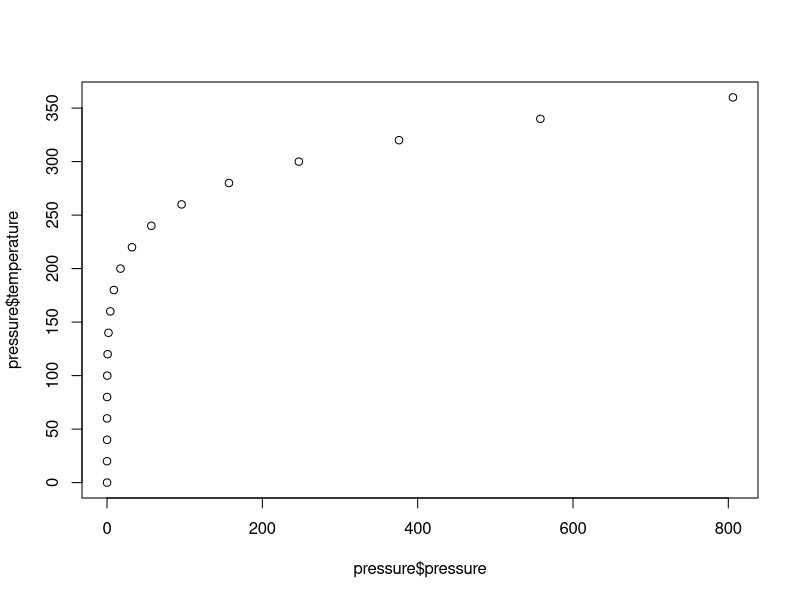
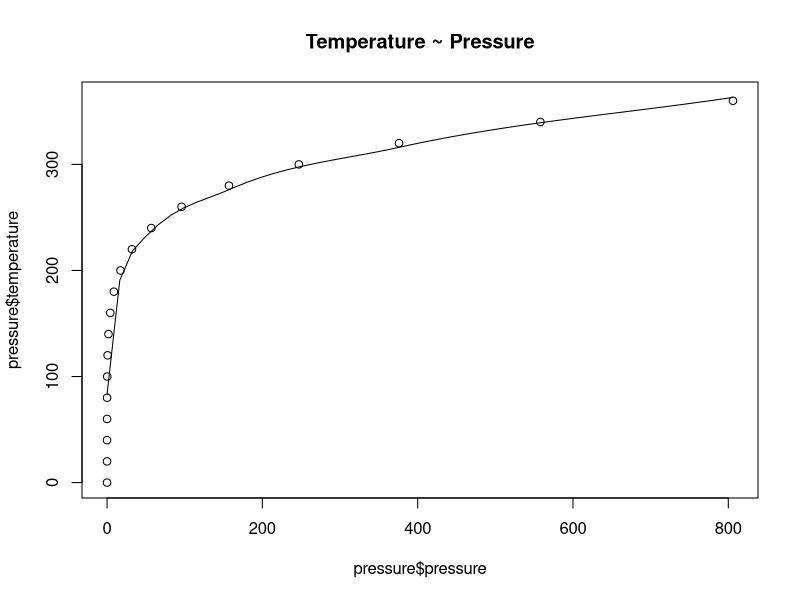
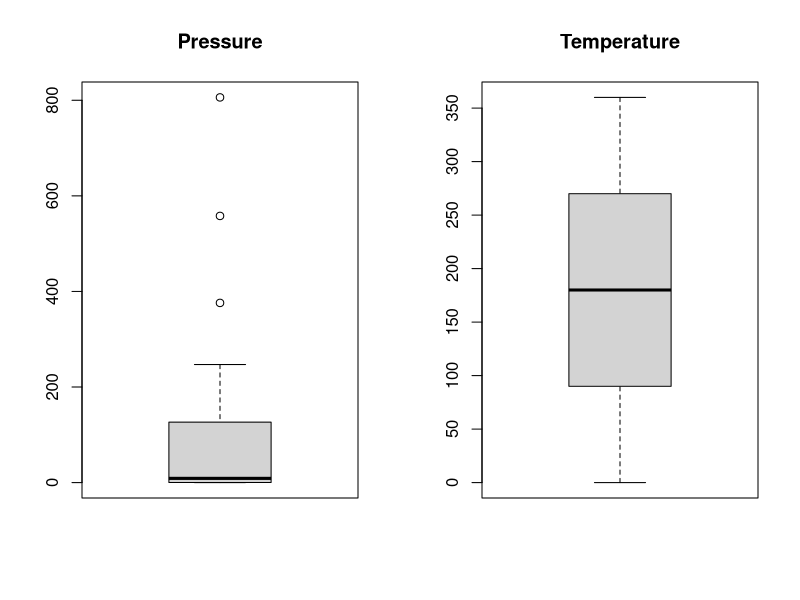
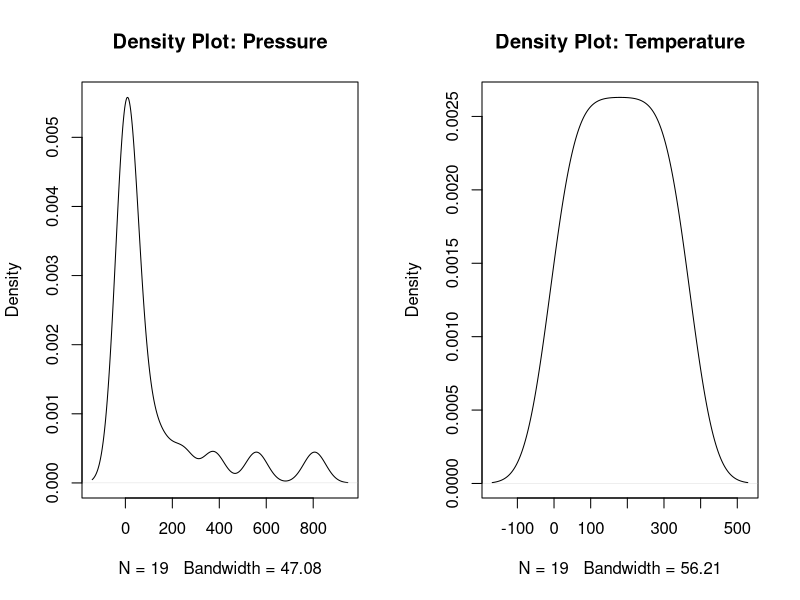
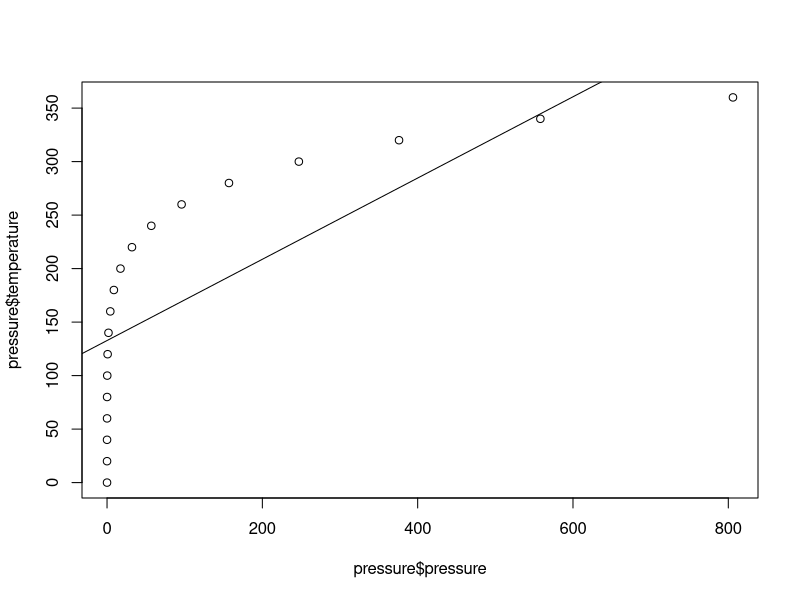
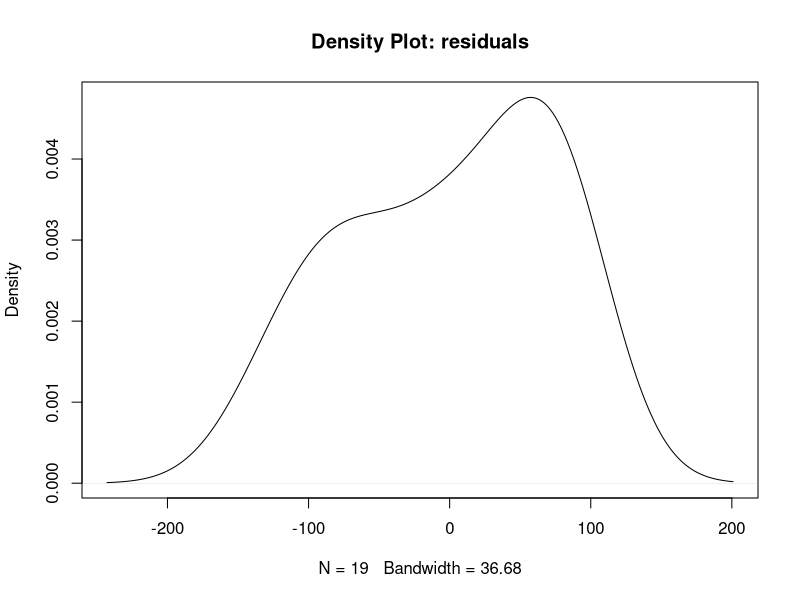
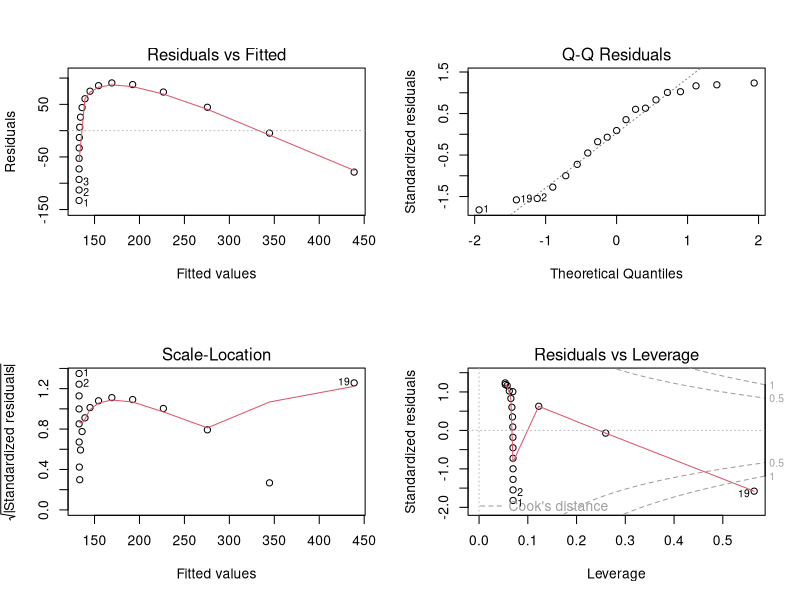

Reproduce these figures in R, in order.
#Question 1
cor(pressure$pressure, pressure$temperature) # check the correlation between pressure and temperature

plot(pressure$pressure, pressure$temperature) # create a scatter plot of the data which shows the points
scatter.smooth(x = pressure$pressure, y = pressure$temperature, main = "Temperature ~ Pressure") # draw a smoothed line of the points

par(mfrow = c(1,2)) # split the graphing area into two parts
boxplot(pressure$pressure, main = "Pressure") # draw boxplot of the variable pressure with the title "Pressure"
boxplot(pressure$temperature, main = "Temperature") # draw boxplot of the variable temperature with the title "Temperature"
boxplot.stats(pressure$pressure)$out # print the outlier of the variable pressure
boxplot.stats(pressure$temperature)$out # print the outlier of the variable temperature

plot(density(pressure$pressure), main = "Density Plot: Pressure") # plot the density function of the variable pressure
plot(density(pressure$temperature), main = "Density Plot: Temperature") # plot the density function of the variable temperature
par(mfrow = c(1,1)) # merge the graphing area back to one part
#Question 2
pressure.lm <- lm(temperature ~ pressure, data = pressure) # assign pressure.lm to be the linear model of pressure and temperature variables
print(pressure.lm) # print out pressure.lm

plot(pressure$pressure, pressure$temperature) # draw a scatter plot of the data (pressure ~ temperature)
abline(pressure.lm) # draw the linear model (pressure.lm)

pressure.res <- resid(pressure.lm) # compute the residuals
plot(density(pressure.res), main = "Density Plot: residuals") # plot the residuals density

par(mfrow = c(2,2)) # split the screen into 4 parts
plot(pressure.lm) # plot 4 graphs (residuals-fitted, normal Q-Q, scale-location, residuals-leverage) using the plot function
# Commands used for answering question 3
summary(pressure.lm) # see the summary of the model

print(mean(pressure.res)) # print the mean of the residuals

cor.test(pressure$pressure, pressure.lm$residuals) # see the correlation between the X variable (pressure) and residuals

# Write an equation that describes the linear model you have fitted
#   The linear model used is a simple linear model which can be recognised by the number of variables.
#   In the question there is only one response variable (temperature) and one explanatory variable (pressure).
#   The equation of a simple linear model is
#               Y = beta_0 + (beta_1 * X) + e
#   As shown when the line 'print(pressure.lm)' is run, in this case, beta_0 = -147.899 and beta_1 = 1.512.
#   As error term (e) would approximately equal to 0, the equation of the linear regression this model would be
#               Y = -147.899 + (1.512 * X)

# Explain why the p-values for the variable pressure and the overall F test are so similar for this model.
#   The values are the similar because, as an simple linear regression, the model focuses on only one relationship between the only independent variable and the only dependent variable.
#   So, the p-value of the F-test, which represents the significance of the relationship in the model is dependent on the only relationship in the model (pressure-temperature)

# What you saw from the previous parts. Is the model appropriate
#   To determine the appropriation, we need to have a look into the assumptions that were made and see if it fulfills the assumptions
#     1. The regression model is linear in parameters
#         Yes, seeing from the equation of the linear model, it is linear in parameters
#     2. The regression model is correctly specified
#         No, as the graph seems to be non linear in variables, there might be a missing predictor which means the model is underspecified.
#     3. The mean of the residuals is 0 or close to
#         The mean of the residuals happens to be 3.922 as shown when the line 'print(mean(pressure.res))' is run
#     4. The X variable and residuals are uncorrelated.
#         Yes, as shown when the line 'cor.test(pressure$pressure, pressure.lm$residuals)' is run, p-value between the X variable and residuals is 1 which means there is no evidence of correlation
#     5. The residuals are normally distributed and homoscedasticity of them
#         No, as shown in the graphs, the residuals do not seem to be normally distributed or have an equal variance as there is no flatten line to be seen

#   Considering the listed assumptions above, the model fails fulfill the assumptions made, the model is not appropriate.
#   As discussed in the module, one of the important questions is whether it makes sense or not and from the shape of the function which seems to be exponential
#   it does not make sense to fit a linear model.
